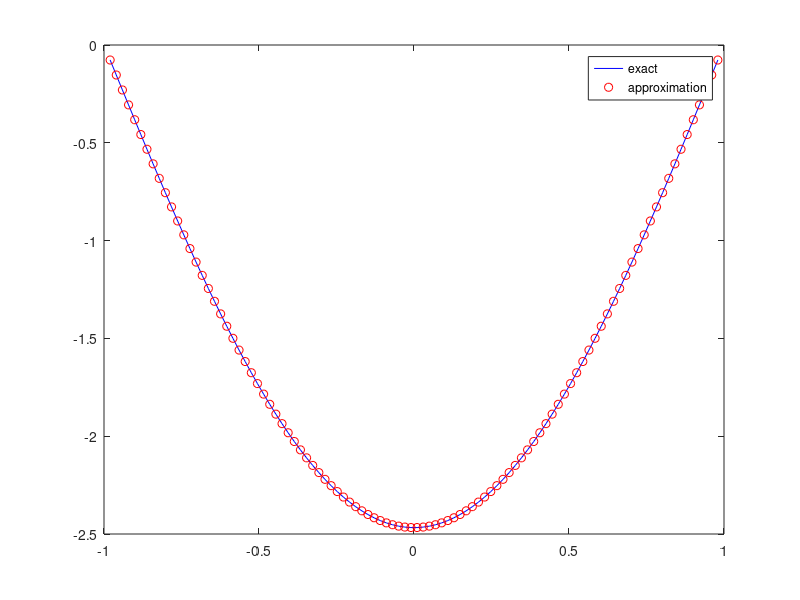
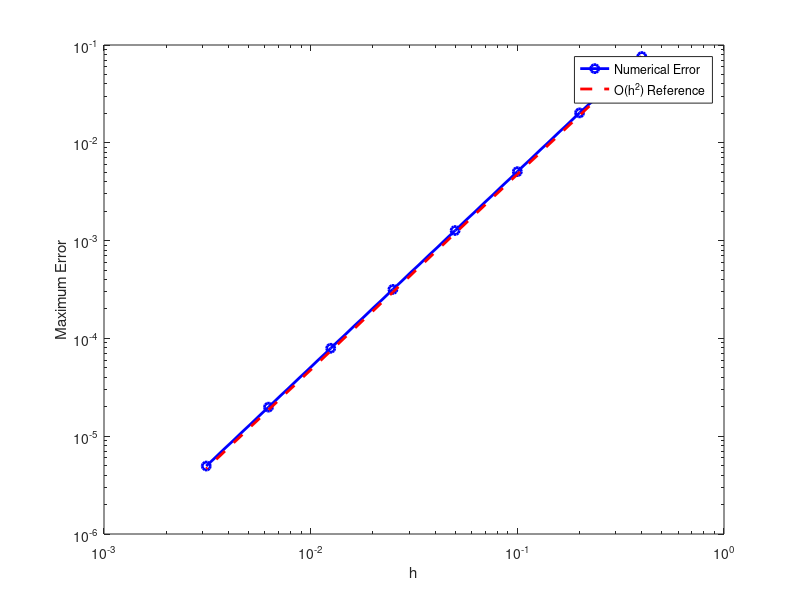
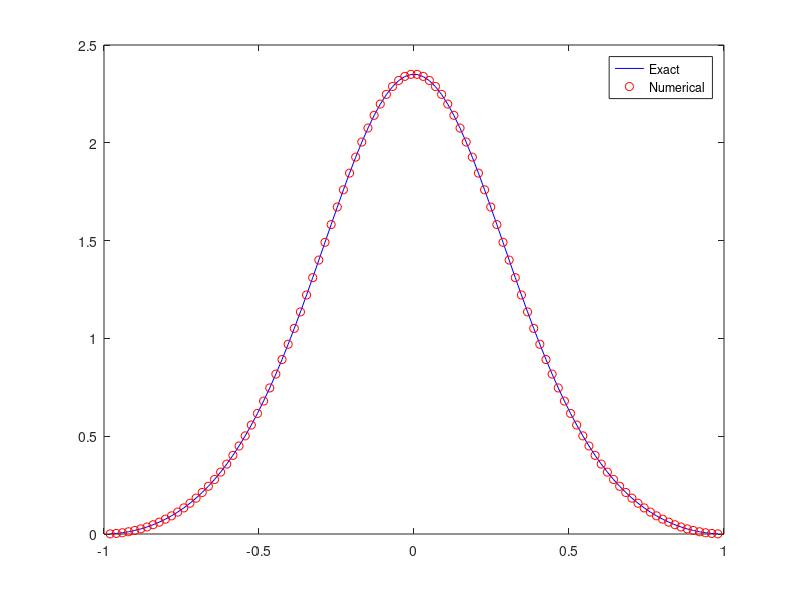

These charts were generated, in order, by the following MATLAB code:
%% Cleaning
clear all, close all, clc, format short e;

%% Question 1
% Pen-and-paper proof is written in LaTeX report.

%% Question 2
% Approximate u'' for u(x)=cos(pi*x/2), n=100.

n = 100; 
h = 2 / (n+1);  % Spacing
x = -1 + (1:n)' * h; % internal vector point

% build matrix
% central dfference formula: u''(xi) ≈ (u(xi-1) - 2u(xi) + u(xi+1))/h^2
D = (diag(ones(n-1,1),1) + diag(-2*ones(n,1)) + diag(ones(n-1,1),-1)) * (1/h^2);

% build U
U = cos(pi*x/2);

% obtain the approximation
V = D*U;

% u(x) = cos(πx/2), u''(x) = -(π^2/4)cos(πx/2)
exact = -(pi^2/4)*cos(pi*x/2);

figure;
plot(x, exact, 'b-', x, V, 'ro');
legend('exact', 'approximation');
%% Question 3
% set n list that satisfies h half-decreasing, so according the O(h^2), the
% error should be reduced to 1/4
n_list = [4,9,19,39,79,159,319,639];
errors = zeros(size(n_list));
% expected_ratio = 1/4;

for i = 1:length(n_list)
    n = n_list(i); 
    h = 2 / (n+1);  % Spacing
    x = -1 + (1:n)' * h; % internal vector point
    
    % build matrix
    % central dfference formula: u''(xi) ≈ (u(xi-1) - 2u(xi) + u(xi+1))/h^2
    D = (diag(ones(n-1,1),1) + diag(-2*ones(n,1)) + diag(ones(n-1,1),-1)) * (1/h^2);
    
    % build U
    U = cos(pi*x/2);
    
    % obtain the approximation
    V = D*U;
    
    % u(x) = cos(πx/2), u''(x) = -(π^2/4)cos(πx/2)
    exact = -(pi^2/4)*cos(pi*x/2);

    % max error
    errors(i) = max(abs(V-exact));
end

h_list = 2./(n_list+1);
error_ratio = errors(1:end-1) ./ errors(2:end);
expected_ratio = (h_list(1:end-1)./h_list(2:end)).^2;

% plot
figure;
loglog(h_list, errors, 'bo-', 'LineWidth', 2);
hold on;
loglog(h_list, errors(1)* (h_list/h_list(1)).^2, 'r--', 'LineWidth', 2);
xlabel('h');
ylabel('Maximum Error');
legend('Numerical Error', 'O(h^2) Reference', 'Location', 'best');

% print
fprintf('h \t\t Error \t\t Error Ratio \t Excepted Ratio \n');
for i = 1:length(n_list)
    if i < length(n_list)
        fprintf('%.4f \t\t %.2e \t\t %.2f \t\t %.2f \n', h_list(i), errors(i), error_ratio(i),  expected_ratio(i));
    else
        fprintf('%.4f \t\t %.2e \t\t - \t\t - \n', h_list(i), errors(i));
    end
end

%% Question 4
n = 100; 
h = 2 / (n+1);  % Spacing
x = -1 + (1:n)' * h; % internal vector point

% build matrix
% central dfference formula: u''(xi) ≈ (u(xi-1) - 2u(xi) + u(xi+1))/h^2
D = (diag(ones(n-1,1),1) + diag(-2*ones(n,1)) + diag(ones(n-1,1),-1)) * (1/h^2);

% u''(x) = -f(x)
f = @(x) pi^2 * exp(cos(pi*x)) .* (cos(pi*x) - sin(pi*x).^2);
u_2 = -f(x);

% D * U = u_2, use backslach command
U = D \ u_2;

% u(x) = ecos(πx) − 1/e
excat = exp(cos(pi*x)) - 1/exp(1);

% error
error = max(abs(U - excat));
fprintf('Max error: %.2e\n', error);


% plot
figure;
plot(x, excat, 'b-', x, U, 'ro');
legend('Exact', 'Numerical');


%% Question 5
% Numerical evidence of quadratic convergence for f(x)=cosh(x)+cos(x)-3 (γ=3)
% Using newton.m to show e_{k+1} ≈ C * e_k^2 asymptotically. 


%% Question 4(c)

%%
% The plot shows the residuals |f(x_k)| versus iteration k for γ = 2 and γ = 3.
% For γ = 3 (orange curve), Initially the residuals first increase
% (because the initial values are slightly farther away) and then decrease
% rapidly, with the residuals dropping to ~1e-10 after 9 to 10
% iterations. It agrees with the theoretical analysis in Q4(a,b), because
% f'(x*) != 0 at the nonnegative root.
%
% For γ = 2 (blue curve), the residuals decrease much more slowly and
% approximately linearly on the logarithmic scale. This behavior confirms
% *linear convergence*, since the derivative at the root is zero (f'(0) =
% 0), violating the assumption required for quadratic convergence.
%
% Hence, the numerical results fully support the theoretical prediction:
% Newton's method converges quadratically when f'(x*) != 0 (γ = 3) and only
% linearly when f'(x*) = 0 (γ = 2).

%% Question 5
% See secant.m

%% Question 6

%% 
